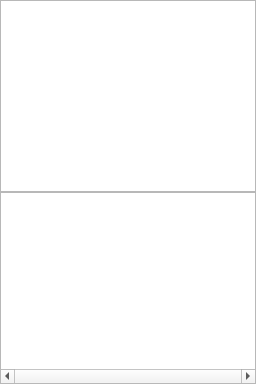
  <widget class="QDockWidget" name="dockWidgetSession">
   <property name="sizePolicy">
    <sizepolicy hsizetype="Fixed" vsizetype="Preferred">
     <horstretch>0</horstretch>
     <verstretch>0</verstretch>
    </sizepolicy>
   </property>
   <property name="minimumSize">
    <size>
     <width>170</width>
     <height>198</height>
    </size>
   </property>
   <property name="maximumSize">
    <size>
     <width>524287</width>
     <height>524287</height>
    </size>
   </property>
   <property name="features">
    <set>QDockWidget::DockWidgetClosable</set>
   </property>
   <property name="allowedAreas">
    <set>Qt::BottomDockWidgetArea|Qt::LeftDockWidgetArea</set>
   </property>
   <property name="windowTitle">
    <string>Session</string>
   </property>
   <attribute name="dockWidgetArea">
    <number>1</number>
   </attribute>
   <widget class="QWidget" name="dockWidgetContents_2">
    <layout class="QVBoxLayout" name="verticalLayout">
     <property name="spacing">
      <number>0</number>
     </property>
     <property name="leftMargin">
      <number>0</number>
     </property>
     <property name="topMargin">
      <number>0</number>
     </property>
     <property name="rightMargin">
      <number>0</number>
     </property>
     <property name="bottomMargin">
      <number>0</number>
     </property>
     <item>
      <widget class="QListView" name="listViewSession">
       <property name="contextMenuPolicy">
        <enum>Qt::CustomContextMenu</enum>
       </property>
       <property name="horizontalScrollBarPolicy">
        <enum>Qt::ScrollBarAlwaysOff</enum>
       </property>
       <property name="alternatingRowColors">
        <bool>true</bool>
       </property>
       <property name="selectionMode">
        <enum>QAbstractItemView::ExtendedSelection</enum>
       </property>
       <property name="movement">
        <enum>QListView::Static</enum>
       </property>
       <property name="flow">
        <enum>QListView::TopToBottom</enum>
       </property>
       <property name="isWrapping" stdset="0">
        <bool>false</bool>
       </property>
       <property name="viewMode">
        <enum>QListView::ListMode</enum>
       </property>
      </widget>
     </item>
     <item>
      <widget class="QTableView" name="tableViewSession">
       <property name="contextMenuPolicy">
        <enum>Qt::CustomContextMenu</enum>
       </property>
       <property name="horizontalScrollBarPolicy">
        <enum>Qt::ScrollBarAlwaysOn</enum>
       </property>
       <property name="editTriggers">
        <set>QAbstractItemView::NoEditTriggers</set>
       </property>
       <property name="alternatingRowColors">
        <bool>true</bool>
       </property>
       <property name="selectionMode">
        <enum>QAbstractItemView::ExtendedSelection</enum>
       </property>
       <property name="selectionBehavior">
        <enum>QAbstractItemView::SelectRows</enum>
       </property>
       <attribute name="horizontalHeaderShowSortIndicator" stdset="0">
        <bool>false</bool>
       </attribute>
       <attribute name="verticalHeaderVisible">
        <bool>false</bool>
       </attribute>
      </widget>
     </item>
    </layout>
   </widget>
  </widget>
